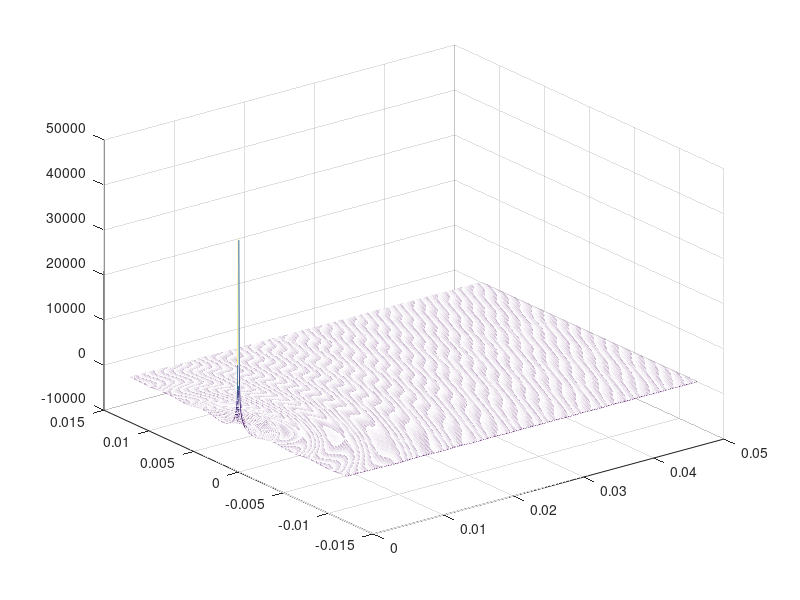
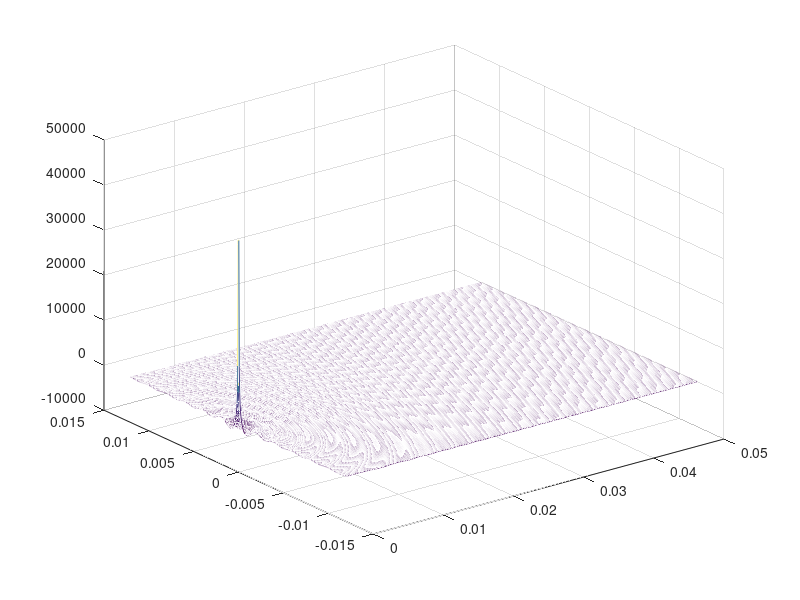
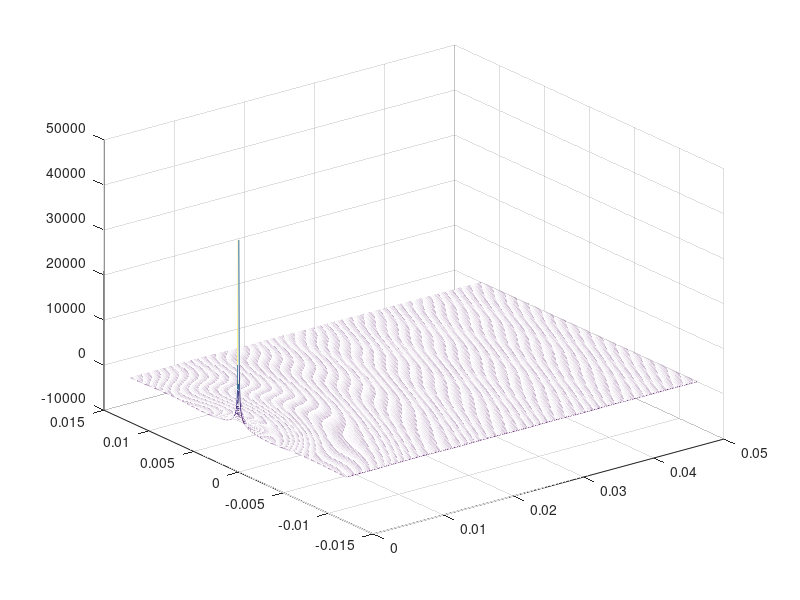

Here is the MATLAB script that generated these plots, in order:
function ex1SinglePoint()
    %Question 1, 2, 3
    lambda = 4.0e-3; % wavelength (8.0 mm)
    scrnDist = 5.0e-2; % distance to the screen (50 mm)
    scrnWdth = 2.4e-2; % width of the screen (+/- 12 mm)
    xs = 0; % x-coord of the source
    ys = 0; % y-coord of the source
    A = 1; % amplitude of the source
    N = 500;
    xd=linspace(xs,scrnDist,N);
    yd=linspace(-scrnWdth/2,scrnWdth/2,N);
    [X,Y] = meshgrid(xd,yd);
    r=sqrt((X.^2)+(Y.^2));
    E4=((A)*cos(-2*pi*r/lambda))./r;
    mesh(X,Y,E4)
    %Question 4
    figure;
    lambda = 2.0e-3; % wavelength (2.0 mm)
    E2=((A)*cos(-2*pi*r/lambda))./r;
    mesh(X,Y,E2)
    figure;
    lambda = 8.0e-3; % wavelength (8.0 mm)
    E8=((A)*cos(-2*pi*r/lambda))./r;
    mesh(X,Y,E8)
return;
